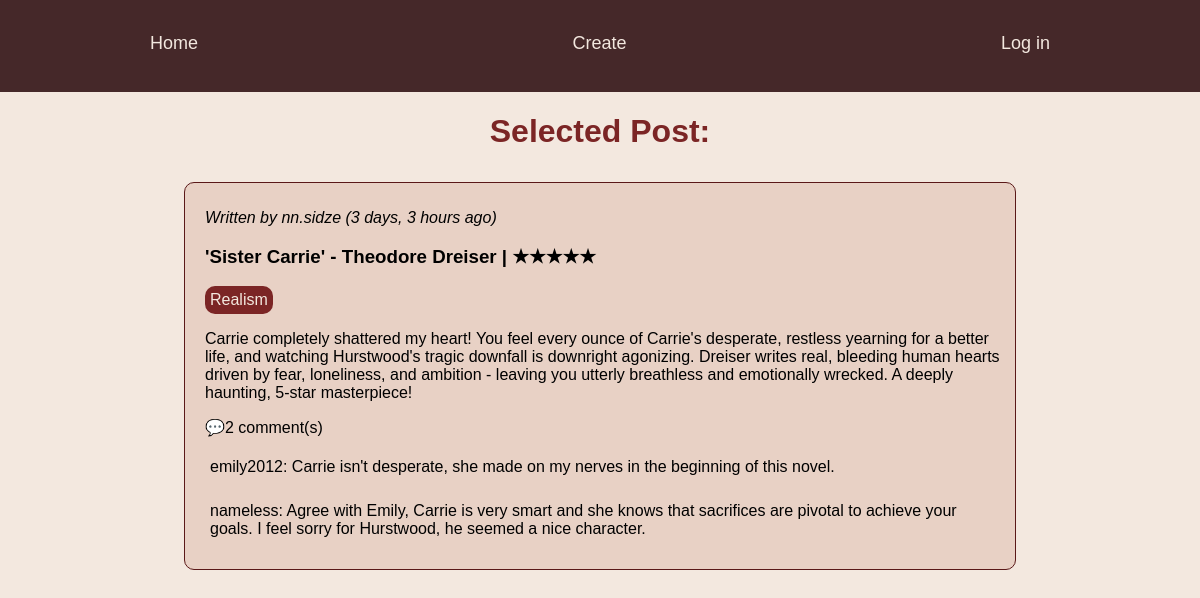
The app's page /review/9/ with its own data.
### books/models.py (models this page shows, shortened)
class Review(models.Model):
    user = models.ForeignKey(User, on_delete = models.CASCADE)
    book = models.ForeignKey(Book, on_delete = models.CASCADE)
    rating = models.IntegerField(
        default = 5,
        validators=[MinValueValidator(1), MaxValueValidator(5)]
    )
    def stars(self):
            return "★" * self.rating + "☆" * (5 - self.rating)
    content = models.TextField()
    created_at = models.DateTimeField(auto_now_add=True)

class Book(models.Model):
    author = models.ForeignKey(Author, on_delete = models.CASCADE)
    title = models.CharField(max_length=200)
    genre = models.ManyToManyField(Genre)

class Author(models.Model):
    name = models.CharField(max_length=30)
    surname = models.CharField(max_length=30)
    def __str__(self):
        return f"{self.name} {self.surname}"

class Genre(models.Model):
    genre_name = models.CharField(max_length=30, unique = True)

class Comment(models.Model):
    user = models.ForeignKey(User, on_delete = models.CASCADE)
    review_post = models.ForeignKey(Review, related_name = "comments", on_delete = models.CASCADE)
    comment = models.TextField()

### users/models.py (models this page shows)
class User(AbstractUser):
    pass

### mysite/views.py (the view)
# urls.py: path('review/<int:review_id>/', details_page, name ="details"),
def details_page(request,review_id):
    try:
        review = models.Review.objects.get(id=review_id)
    except models.Review.DoesNotExist:
        return redirect("home")
    comments = models.Comment.objects.filter(review_post= review_id)
    context = {
        "review": review,
        "comments": comments,
    }
    return render(request, "details.html", context)

### templates/details.html (shortened to what this page needs)
{% load static %}
<!DOCTYPE html>
<html lang="en">
<head>
    <link rel="stylesheet" href="{% static 'css/style.css' %}">
</head>
<body>
    <div class = "main-container sticky-header">
            <div class = "menu-items">
                <a class="menu-item" href="{% url 'home' %}">Home</a>
                <p class="menu-item">Create</p>
                    {%if request.user.is_authenticated%}
                    <form method = "POST" action="{%url 'logout'%}">
                        {%csrf_token%}
                        <button class = "logout menu-item">Log out</button>
                    </form>
                    {%else%}
                        <a href="{%url 'login'%}" class= "menu-item">Log in</a>
                    {%endif%}
            </div>
    </div>
    <div class = "greeting">
        <h1>Selected Post:</h1>
    </div>
    <div class = "posts-container ">
            <div class = "post-style">
                <p><i>Written by {{review.user.username}} ({{review.created_at|timesince}} ago)</i></p>
                <h3>'{{review.book.title}}' - {{review.book.author}} | {{review.stars}}</h3>
                    <div class = "genres">
                            <div class ="genre">
                                {% for genre in review.book.genre.all %}
                                {{ genre.genre_name }}{% if not forloop.last %}, {% endif %}
                            {% endfor %}
                            </div>
                    </div>
                <p>{{review.content}}</p>
                <span class="comments-count">💬{{review.comments.all|length}} comment(s)</span>
                <div class="comment-section">
                        {%for comment in review.comments.all%}
                        <div class="comment-details">
                            <p class="comment-items">
                            {{comment.user.username}}:
                            {{comment.comment}}
                            </p>
                        </div>
                    {%endfor%}
                </div>
            </div>
    </div>
</body>
</html>

### static/css/style.css (style rules this page uses)
body { font-family:'Gill Sans', 'Gill Sans MT', Calibri, 'Trebuchet MS', sans-serif; background-color: rgb(243, 232, 223); margin: 0; padding:0; }
a { color:black; text-decoration: none; }
.main-container { position: sticky; top:0; z-index: 1000; margin:auto; background-color: rgb(69, 40, 41); }
.menu-items { padding: 15px 150px 20px 150px; display: flex; align-items: center; justify-content: space-between; }
.menu-item { font-size:18px; color: rgb(243, 232, 223); }
.greeting { color:rgb(123, 37, 37); justify-content:center; display:flex; }
.posts-container { width:auto; height:fit-content; display:grid; justify-content: center; }
.post-style { background-color:rgb(232, 209, 197); width:800px; height:fit-content; justify-content:left; padding: 10px 10px 10px 20px ; border-radius: 10px; border: 1px solid rgb(90, 24, 24); margin: 10px 0 10px 0; }
.genre { border: 10px; width:fit-content; height:auto; background-color:rgb(123, 37, 37) ; border-radius: 10px; color:rgb(243, 232, 223); padding:5px; }
.comment-items { border-radius: 2px; border-radius:5px; padding:5px; }

### records on screen
Review: user.username "nn.sidze", created_at "3 days, 3 hours", book "Sister Carrie", book.author "Theodore Dreiser", stars "★★★★★", content "Carrie completely shattered my heart! You feel every ounce of Carrie's desperate, restless yearning for a better life, and watching Hurstwood's tragic downfall is downright agonizing. Dreiser writes real, bleeding human hearts driven by fear, loneliness, and ambition - leaving you utterly breathless and emotionally wrecked. A deeply haunting, 5-star masterpiece!", comments.all|length "2"
Genre: genre_name "Realism"
Comment: user.username "emily2012", comment "Carrie isn't desperate, she made on my nerves in the beginning of this novel."
Comment: user.username "nameless", comment "Agree with Emily, Carrie is very smart and she knows that sacrifices are pivotal to achieve your goals. I feel sorry for Hurstwood, he seemed a nice character."
